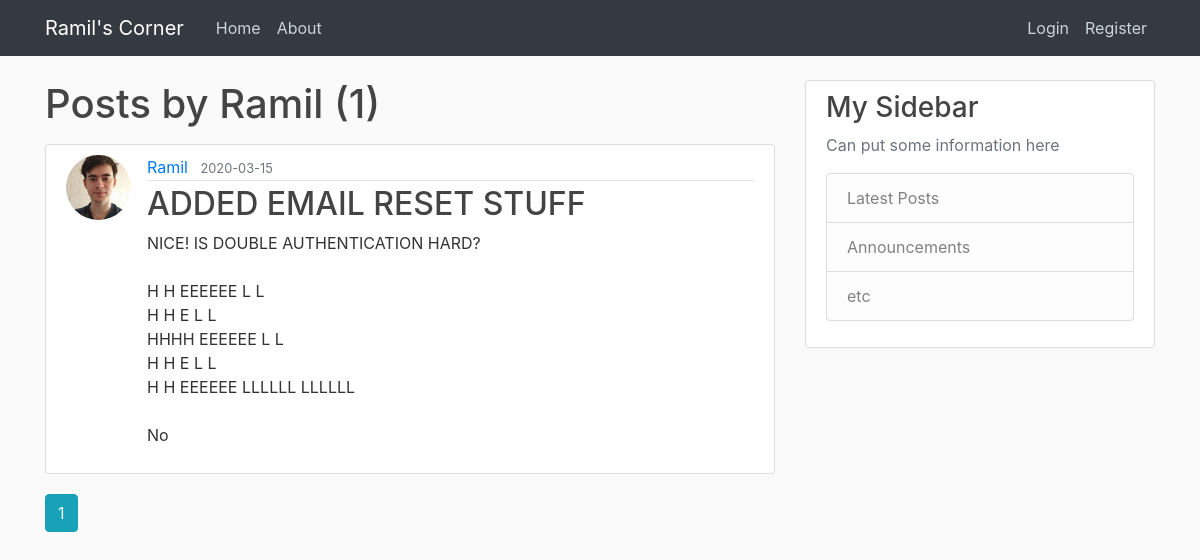
The app's page /user/Ramil, older data.
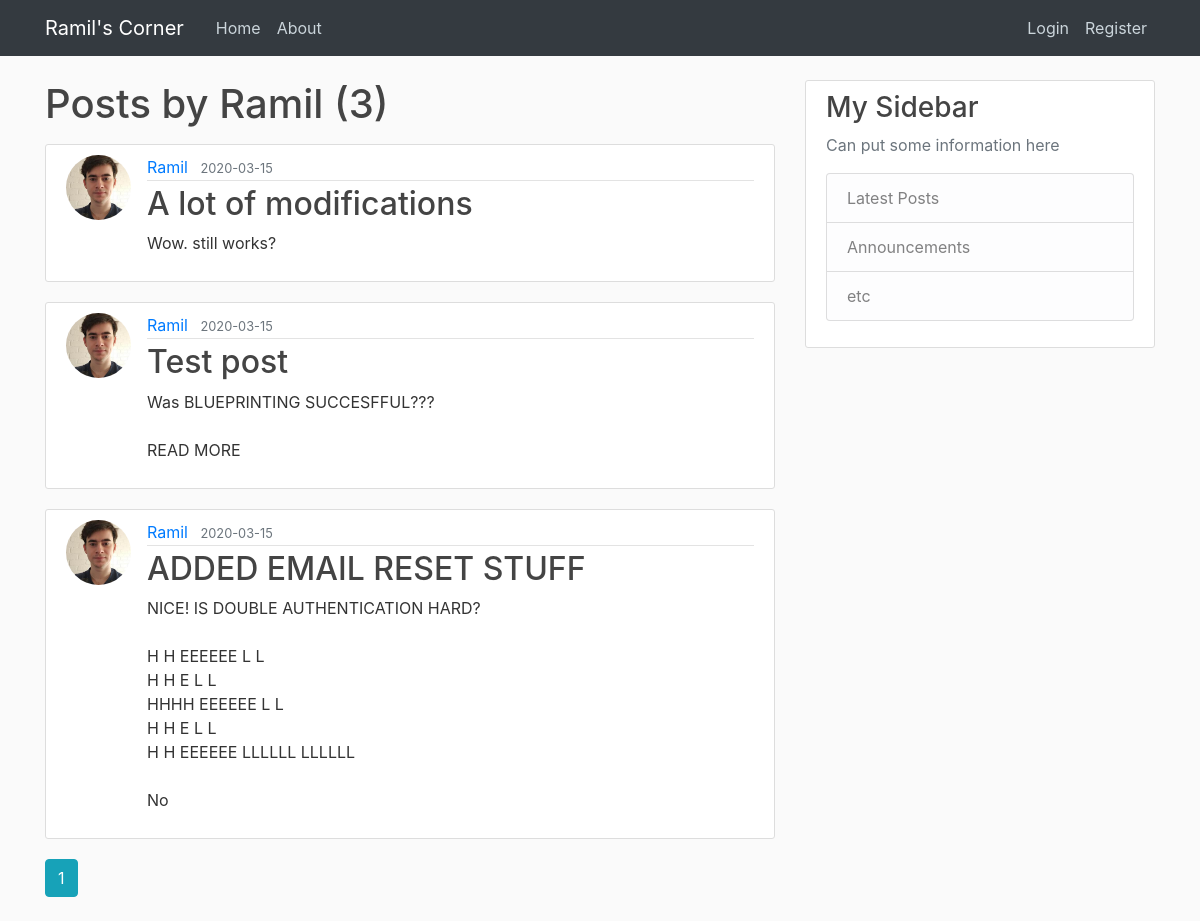
The same page, newer data.
### flaskblog/models.py (models this page shows, shortened)
class User(db.Model, UserMixin):
    id = db.Column(db.Integer, primary_key=True)
    username = db.Column(db.String(20), unique=True, nullable=False)
    email = db.Column(db.String(120), unique=True, nullable=False)
    image_file = db.Column(db.String(20), nullable=False, default='default.jpg')
    password = db.Column(db.String(60), nullable=False)
    posts = db.relationship('Post', backref='author', lazy=True)

class Post(db.Model):
    id = db.Column(db.Integer, primary_key=True)
    title = db.Column(db.String(100), nullable=False)
    date_posted = db.Column(db.DateTime, nullable=False, default=datetime.utcnow)
    content = db.Column(db.Text, nullable=False)
    user_id = db.Column(db.Integer, db.ForeignKey('user.id'), nullable=False)

### flaskblog/users/routes.py (the view)
@users.route("/user/<string:username>")
def user_posts(username):
    page = request.args.get('page', 1, type=int)
    user = User.query.filter_by(username=username).first_or_404()
    posts = Post.query.filter_by(author=user)\
        .order_by(Post.date_posted.desc())\
        .paginate(page=page, per_page=5)
    return render_template('user_posts.html', posts=posts, user=user)

### flaskblog/templates/user_posts.html
{% extends "layout.html" %}
{% block content %}
    <h1 class="mb-3"> Posts by {{ user.username }} ({{ posts.total }})</h1>
    {% for post in posts.items %}
        <article class="media content-section">
          <img class="rounded-circle article-img" src="{{ url_for('static', filename='profile_pics/' + post.author.image_file) }}">
          <div class="media-body">
            <div class="article-metadata">
              <a class="mr-2" href="{{ url_for('users.user_posts', username=post.author.username) }}">{{ post.author.username }}</a>
              <small class="text-muted">{{ post.date_posted.strftime('%Y-%m-%d') }}</small>
            </div>
            <h2><a class="article-title" href="{{ url_for('posts.post', post_id=post.id) }}">{{ post.title }}</a></h2>
            <p class="article-content">{{ post.content }}</p>
          </div>
        </article>
    {% endfor %}
    {% for page_num in posts.iter_pages(left_edge=1, right_edge=1, left_current=1, right_current=2) %}
      {% if page_num %}
        {% if posts.page == page_num %}
          <a class="btn btn-info mb-4" href="{{ url_for('users.user_posts', username=user.username, page=page_num) }}"> {{ page_num }} </a>
        {% else %}
          <a class="btn btn-outline-info mb-4" href="{{ url_for('users.user_posts', username=user.username, page=page_num) }}"> {{ page_num }} </a>
        {% endif %}
      {% else %}
        ...
      {% endif %}
    {% endfor %}
{% endblock content %}

### flaskblog/templates/layout.html (shortened to what this page needs)
<!DOCTYPE html>
<html>
<head>
    <link rel="stylesheet" href="https://maxcdn.bootstrapcdn.com/bootstrap/4.0.0/css/bootstrap.min.css">
    <link rel="stylesheet" type="text/css" href="{{ url_for('static', filename='main.css') }}">
</head>
<body>
    <header class="site-header">
      <nav class="navbar navbar-expand-md navbar-dark bg-dark fixed-top">
        <div class="container">
          <a class="navbar-brand mr-4" href="/">Ramil's Corner</a>
          <div class="collapse navbar-collapse" id="navbarToggle">
            <div class="navbar-nav mr-auto">
              <a class="nav-item nav-link" href="{{ url_for('main.home') }}">Home</a>
              <a class="nav-item nav-link" href="{{ url_for('main.about') }}">About</a>
            </div>
            <div class="navbar-nav">
              {% if current_user.is_authenticated %}
                <a class="nav-item nav-link" href="{{ url_for('posts.new_post') }}">New Post</a>
                <a class="nav-item nav-link" href="{{ url_for('users.account') }}">Account</a>
                <a class="nav-item nav-link" href="{{ url_for('users.logout') }}">Logout</a>
              {% else %}
                <a class="nav-item nav-link" href="{{ url_for('users.login') }}">Login</a>
                <a class="nav-item nav-link" href="{{ url_for('users.register') }}">Register</a>
              {% endif %}
            </div>
          </div>
        </div>
      </nav>
    </header>
    <main role="main" class="container">
      <div class="row">
        <div class="col-md-8">
          {% block content %}{% endblock %}
        </div>
        <div class="col-md-4">
          <div class="content-section">
            <h3>My Sidebar</h3>
            <p class='text-muted'>Can put some information here
              <ul class="list-group">
                <li class="list-group-item list-group-item-light">Latest Posts</li>
                <li class="list-group-item list-group-item-light">Announcements</li>
                <li class="list-group-item list-group-item-light">etc</li>
              </ul>
            </p>
          </div>
        </div>
      </div>
    </main>
</body>
</html>

### flaskblog/static/main.css (style rules this page uses)
body { background: #fafafa; color: #333333; margin-top: 5rem; }
h1, h2, h3, h4, h5, h6 { color: #444444; }
.site-header .navbar-nav .nav-link { color: #cbd5db; }
.content-section { background: #ffffff; padding: 10px 20px; border: 1px solid #dddddd; border-radius: 3px; margin-bottom: 20px; }
.article-title { color: #444444; }
.article-content { white-space: pre-line; }
.article-img { height: 65px; width: 65px; margin-right: 16px; }
.article-metadata { padding-bottom: 1px; margin-bottom: 4px; border-bottom: 1px solid #e3e3e3 }

Row changes from the older to the newer data that the page shows:
added Post: image_file (picture), author.username "Ramil", date_posted "2020-03-15", title "A lot of modifications", content "Wow. still works?"
added Post: image_file (picture), author.username "Ramil", date_posted "2020-03-15", title "Test post", content "Was BLUEPRINTING SUCCESFFUL??? READ MORE"
Text that changed along with them:
{{ posts.total }}: "1" → "3"
